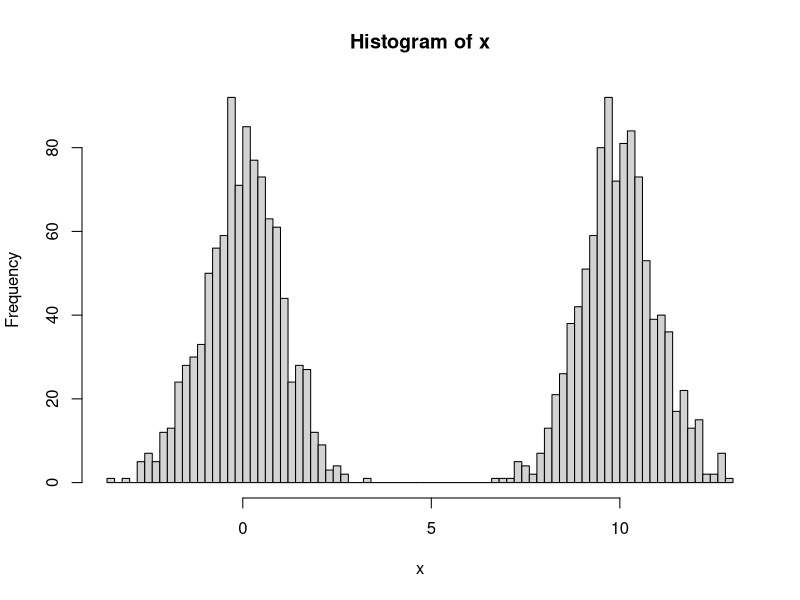
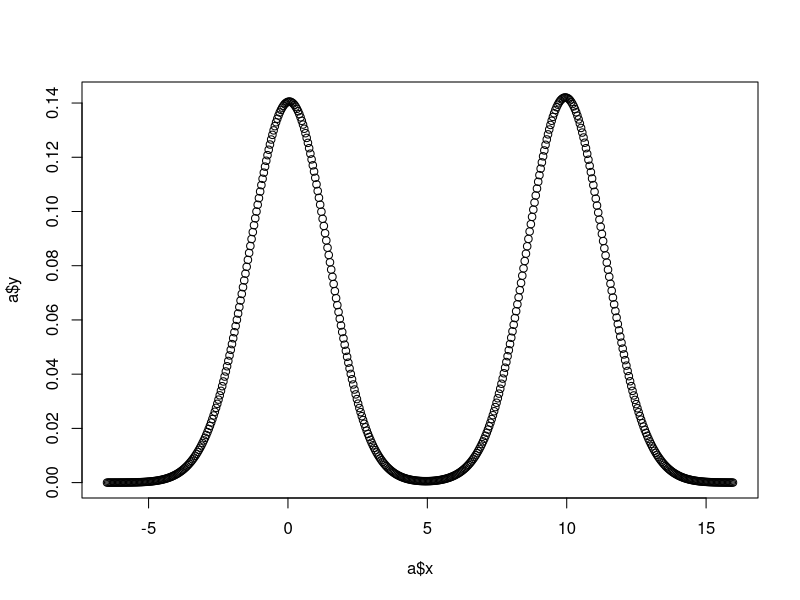
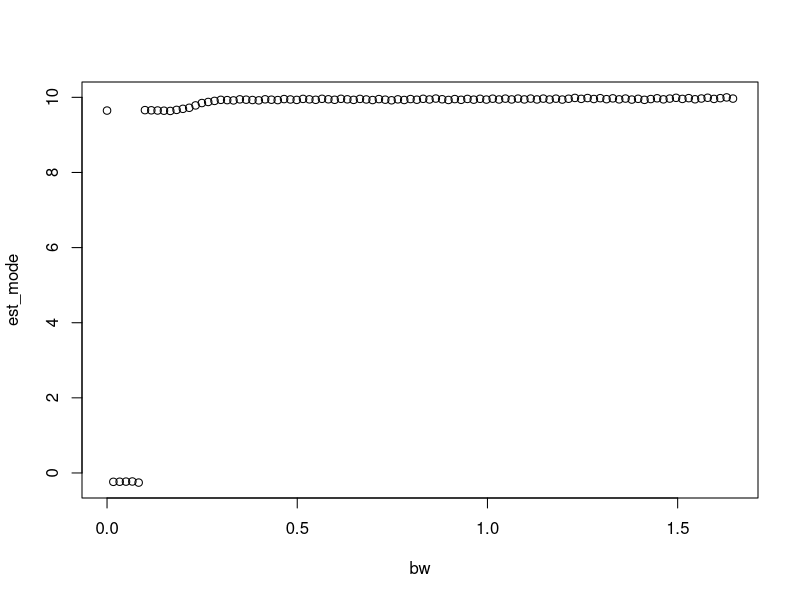

R code for these plots, in order:
library(dplyr)

# DATA --------------------------------------------------------------------

n <- 1000
x <- c(rnorm(n,0,1), rnorm(n, 10, 1))
hist(x, breaks = 100)

# UNIMODALITY STUDY -------------------------------------------------------

bw <- 1
a <- density(x, bw)
plot(a$x, a$y)

estimate_mode <- function(bw, x){
  d <- density(x,bw)
  mode <- d$x[which.max(d$y)]
  return(mode)
}
bins_min <- 10
bw_max <- diff(range(x)) / bins_min
bw <- seq(1e-5, bw_max, length.out = 100)
est_mode <- lapply(bw, estimate_mode, x)
plot(bw, est_mode)
